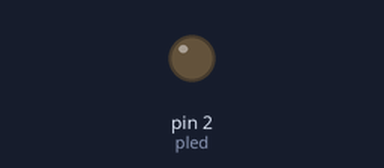
The program below on a simulated MicroPython board. Parts: output pins drawn as LEDs (lit = HIGH). A WiFi scan finds one network, HomeNet. At 5.5 s the program stops and its outputs stay as they are.

Above: at 0.2 s.
At 2.1 s:
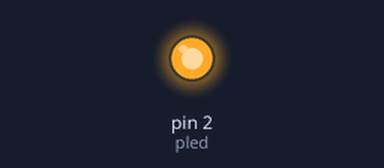
Timing chart, 0 to 6.9 s (numbered marks = the images above):
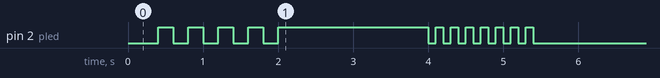

Measured:
- by itself, pin 2 (pled): goes 4 × (HIGH 0.20 s, LOW 0.20 s), HIGH 2.0 s, 7 × (LOW 0.10 s, HIGH 0.10 s), then LOW

The program:

UDPblackviewphone.py
```python
import network, socket, time, machine

# delay for reset
pled = machine.Pin(2, machine.Pin.OUT)
for i in range(10):
    time.sleep_ms(200)
    pled.value(i%2)

# Connect to Blackview (Android) phone
wconn, wpass = b'BV6000', b'beckaaaa'
si = network.WLAN(network.STA_IF)
si.active(True)
bwconnexists = bool(l  for l in si.scan()  if l[0] == wconn)
si.connect(wconn, wpass)
while not si.isconnected():
    pled.value(1-pled.value())
    time.sleep_ms(100)

# set up UDP networking to the phone
udpaddr = ("192.168.43.1", 9019)  # ip default for android
sockudp = socket.socket(socket.AF_INET, socket.SOCK_DGRAM)
sockudp.settimeout(0.1)

udpaddrUBX = ("192.168.43.1", 9020)  # ip default for android
sockudpUBX = socket.socket(socket.AF_INET, socket.SOCK_DGRAM)
sockudpUBX.settimeout(0.1)

def dwrite(mess):
    try:
        sockudp.sendto(mess, udpaddr)
    except OSError as e:
        print("dwrite", e)

def dwriteUBX(mess):
    try:
        sockudpUBX.sendto(mess, udpaddrUBX)
    except OSError as e:
        print("dwrite", e)
```
